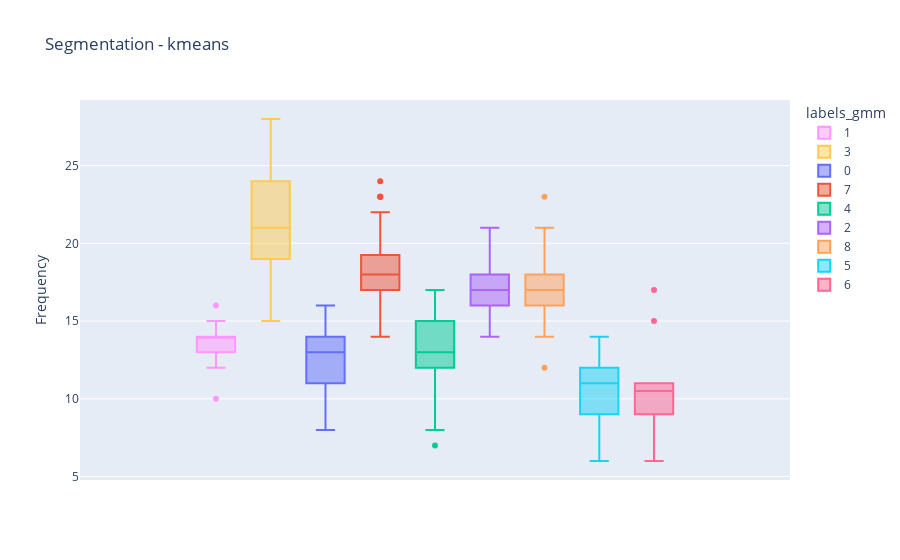

Notebook source saved alongside this figure:
### Code cell
fig = px.box(rfm, y='frequency', color='labels_gmm', 
             title = 'Segmentation - kmeans',
             category_orders={'group': ['1','2','3','4','5','6','7','8']},
             color_discrete_map={'1':'#684cf6','2':'#90dde0','3':'#447FF5','4':'#78e591','5':'#1e5274',
                                 '6':'#FFE343','7':'#9EFF43','8':'#4AC3FF'},
             labels={'recency_t':'Recency', 
                     'frequency':'Frequency', 
                     'monetary':'Monetary', 
                     'group':'Group',
                     'segment':'Segment'
                    })
fig.show()

### Figure 1 — Plotly figure (JSON) as saved in the notebook; plotly's stock layout.template omitted (floating-point values rounded to 4 significant figures; data arrays with more than 128 entries replaced by an {"elided": "..."} marker saying what was removed)
{"data": [{"alignmentgroup": "True", "hovertemplate": "labels_gmm=1<br>Frequency=%{y}<extra></extra>", "legendgroup": "1", "marker": {"color": "#FF97FF"}, "name": "1", "notched": false, "offsetgroup": "1", "orientation": "v", "showlegend": true, "type": "box", "x0": " ", "xaxis": "x", "y": [13, 14, 13, 14, 12, 12, 14, 13, 14, 13, 13, 14, 13, 13, 12, 14, 14, 12, 14, 14, 12, 15, 13, 14, 13, 13, 14, 14, 10, 14, 13, 16, 14, 14, 15, 15, 13, 15, 12], "y0": " ", "yaxis": "y"}, {"alignmentgroup": "True", "hovertemplate": "labels_gmm=3<br>Frequency=%{y}<extra></extra>", "legendgroup": "3", "marker": {"color": "#FECB52"}, "name": "3", "notched": false, "offsetgroup": "3", "orientation": "v", "showlegend": true, "type": "box", "x0": " ", "xaxis": "x", "y": [19, 20, 23, 18, 22, 27, 24, 17, 28, 20, 16, 21, 22, 15, 19, 20, 24, 22, 20, 22, 21, 20, 26, 26, 26, 16, 18, 24, 24, 19, 25, 24, 22, 15, 20, 21, 15], "y0": " ", "yaxis": "y"}, {"alignmentgroup": "True", "hovertemplate": "labels_gmm=0<br>Frequency=%{y}<extra></extra>", "legendgroup": "0", "marker": {"color": "#636efa"}, "name": "0", "notched": false, "offsetgroup": "0", "orientation": "v", "showlegend": true, "type": "box", "x0": " ", "xaxis": "x", "y": [14, 8, 11, 11, 12, 13, 9, 14, 13, 14, 15, 13, 12, 15, 13, 13, 11, 11, 11, 15, 13, 13, 15, 16, 14, 11, 11, 15, 16, 12, 13, 8, 9, 9, 13, 14, 10, 12, 9, 15, 11, 14, 11, 13, 13, 12, 9, 13, 14, 13, 10, 11, 16, 14, 12, 11, 9, 14, 14, 11, 12, 13, 12, 11, 9, 13, 15, 9, 16, 13, 12, 10, 15, 13, 14, 12, 14], "y0": " ", "yaxis": "y"}, {"alignmentgroup": "True", "hovertemplate": "labels_gmm=7<br>Frequency=%{y}<extra></extra>", "legendgroup": "7", "marker": {"color": "#EF553B"}, "name": "7", "notched": false, "offsetgroup": "7", "orientation": "v", "showlegend": true, "type": "box", "x0": " ", "xaxis": "x", "y": {"elided": "149 int values"}, "y0": " ", "yaxis": "y"}, {"alignmentgroup": "True", "hovertemplate": "labels_gmm=4<br>Frequency=%{y}<extra></extra>", "legendgroup": "4", "marker": {"color": "#00cc96"}, "name": "4", "notched": false, "offsetgroup": "4", "orientation": "v", "showlegend": true, "type": "box", "x0": " ", "xaxis": "x", "y": {"elided": "162 int values"}, "y0": " ", "yaxis": "y"}, {"alignmentgroup": "True", "hovertemplate": "labels_gmm=2<br>Frequency=%{y}<extra></extra>", "legendgroup": "2", "marker": {"color": "#ab63fa"}, "name": "2", "notched": false, "offsetgroup": "2", "orientation": "v", "showlegend": true, "type": "box", "x0": " ", "xaxis": "x", "y": [17, 17, 15, 21, 18, 16, 19, 17, 15, 16, 16, 17, 16, 19, 18, 19, 16, 18, 18, 19, 18, 16, 17, 19, 17, 17, 17, 16, 18, 19, 19, 17, 17, 21, 17, 17, 18, 17, 15, 17, 17, 14, 19, 16, 18, 15, 15, 19, 18, 18, 15, 17, 16, 19, 16, 17, 17, 19, 17, 17, 15, 19, 15, 16, 19, 17, 15, 18, 20, 20], "y0": " ", "yaxis": "y"}, {"alignmentgroup": "True", "hovertemplate": "labels_gmm=8<br>Frequency=%{y}<extra></extra>", "legendgroup": "8", "marker": {"color": "#FFA15A"}, "name": "8", "notched": false, "offsetgroup": "8", "orientation": "v", "showlegend": true, "type": "box", "x0": " ", "xaxis": "x", "y": [16, 17, 18, 15, 17, 16, 18, 17, 16, 21, 18, 15, 17, 16, 16, 19, 16, 19, 14, 21, 18, 16, 18, 19, 23, 20, 21, 18, 17, 18, 17, 15, 18, 17, 19, 12, 16, 18, 16, 18, 19, 21, 21, 15, 15, 16, 15, 18, 18, 17], "y0": " ", "yaxis": "y"}, {"alignmentgroup": "True", "hovertemplate": "labels_gmm=5<br>Frequency=%{y}<extra></extra>", "legendgroup": "5", "marker": {"color": "#19d3f3"}, "name": "5", "notched": false, "offsetgroup": "5", "orientation": "v", "showlegend": true, "type": "box", "x0": " ", "xaxis": "x", "y": [9, 14, 8, 13, 9, 12, 9, 10, 12, 12, 8, 11, 11, 12, 11, 9, 10, 12, 11, 12, 8, 12, 8, 9, 12, 11, 11, 10, 9, 10, 12, 11, 6, 11, 12, 12, 12, 9, 11, 13, 12], "y0": " ", "yaxis": "y"}, {"alignmentgroup": "True", "hovertemplate": "labels_gmm=6<br>Frequency=%{y}<extra></extra>", "legendgroup": "6", "marker": {"color": "#FF6692"}, "name": "6", "notched": false, "offsetgroup": "6", "orientation": "v", "showlegend": true, "type": "box", "x0": " ", "xaxis": "x", "y": [11, 6, 11, 10, 15, 11, 8, 17, 9, 10], "y0": " ", "yaxis": "y"}], "layout": {"boxmode": "group", "legend": {"title": {"text": "labels_gmm"}, "tracegroupgap": 0}, "title": {"text": "Segmentation - kmeans"}, "xaxis": {"anchor": "y", "domain": [0, 1]}, "yaxis": {"anchor": "x", "domain": [0, 1], "title": {"text": "Frequency"}}}}
